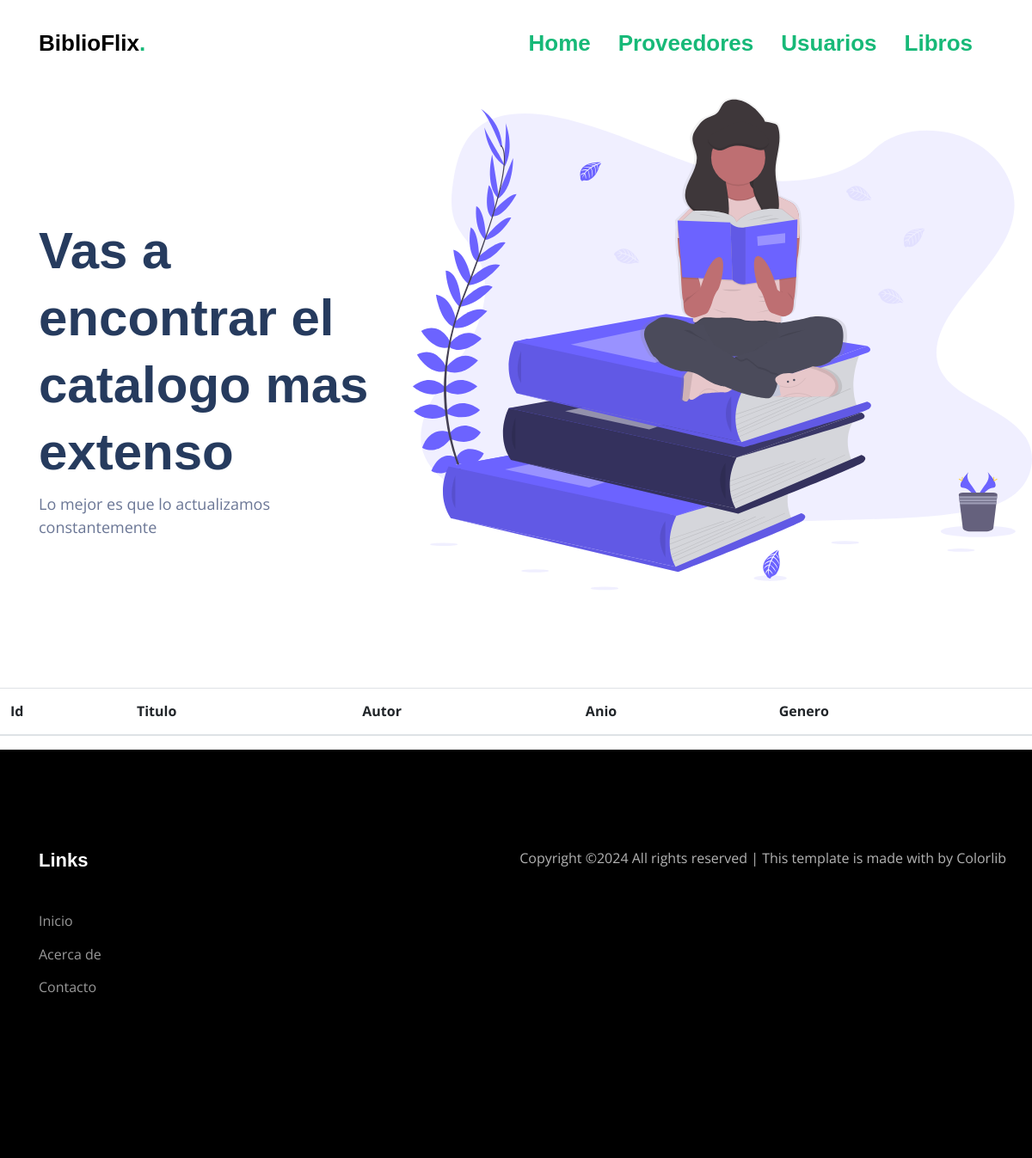
Page /libros/ on the earlier database version.
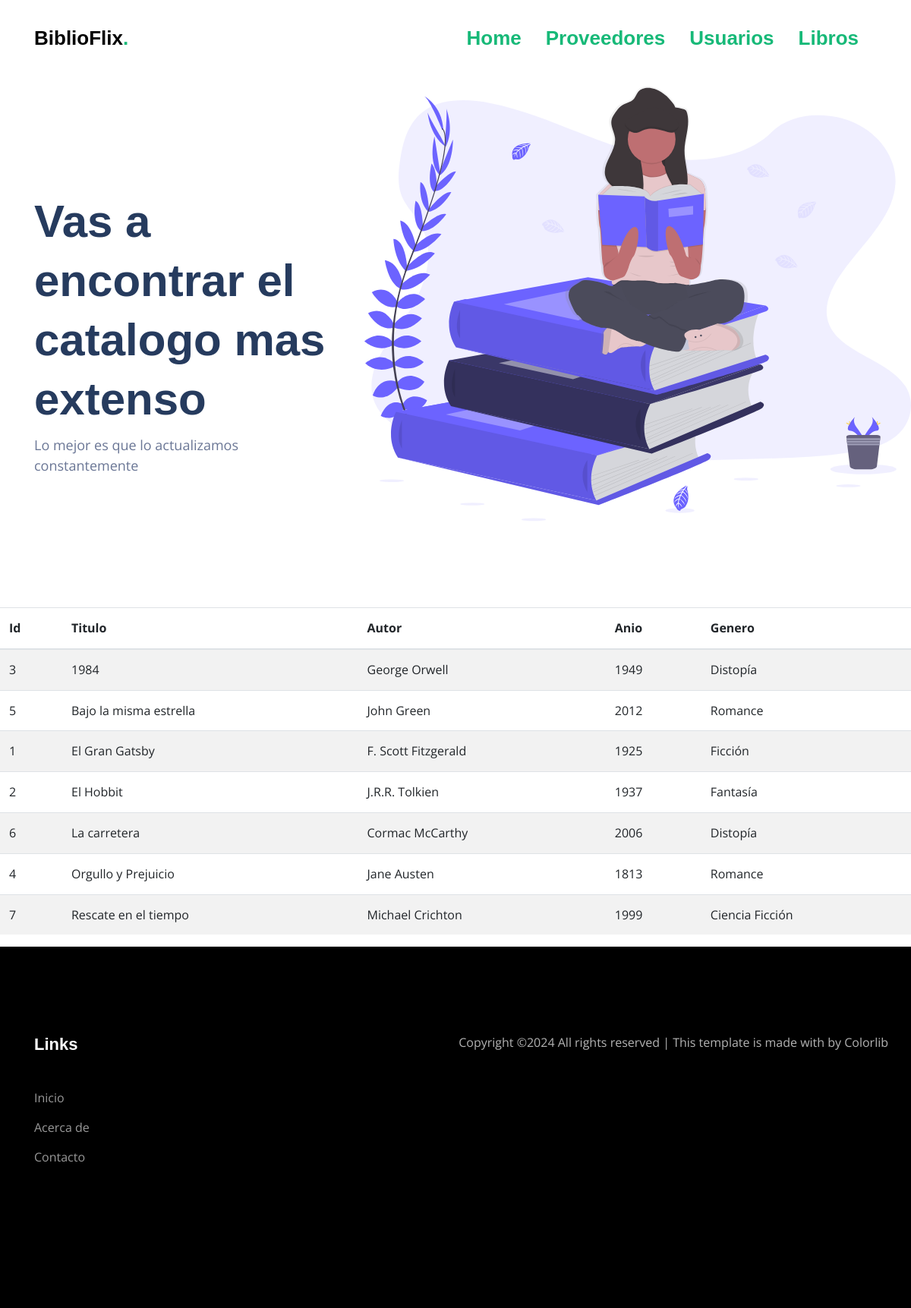
Same page on the later database version.
### negocio/models.py (models this page shows, shortened)
class Libro(models.Model):
    titulo = models.CharField(max_length=200)
    autor = models.CharField(max_length=100)
    anio = models.IntegerField()
    genero = models.CharField(max_length=100)
    class Meta:
        ordering = ["titulo", "autor"]

### negocio/views.py (the view)
# urls.py: path('libros/', libros, name="libros"),
def libros(request):
    libros = Libro.objects.all()
    contexto = {"libros": libros}
    return render(request, "negocio/libros.html", contexto)

### negocio/templates/negocio/libros.html
{% extends "negocio/index.html" %}
{% block titulo %}
<span>
<h1>Vas a encontrar el catalogo mas extenso</h1>
<p>Lo mejor es que lo actualizamos constantemente</p>
</span>
{% endblock titulo %}
{% block contenido %}
<table class="table table-striped">
    <thead>
        <tr>
            <th>Id</td>
            <th>Titulo</td>
            <th>Autor</th>
            <th>Anio</th>
            <th>Genero</th>
        </tr>
    </thead>
    <tbody>
    {% for l in libros %}
        <tr>
            <td>{{ l.id }}</td>
            <td>{{ l.titulo }}</td>
            <td>{{ l.autor }}</td>
            <td>{{ l.anio }}</td>
            <td>{{ l.genero }}</td>
        </tr>
    {% endfor %}
    </tbody>
</table>
{% endblock contenido %}

### negocio/templates/negocio/index.html (shortened to what this page needs)
<!DOCTYPE html>
<html lang="es">
  <head>
	{% load static %}
		<link rel="stylesheet" href="https://stackpath.bootstrapcdn.com/font-awesome/4.7.0/css/font-awesome.min.css'">
    <link rel="stylesheet" href="{% static 'css/animate.css' %}">
    <link rel="stylesheet" href="{% static 'css/owl.carousel.min.css' %}">
    <link rel="stylesheet" href="{% static 'css/owl.theme.default.min.css' %}">
    <link rel="stylesheet" href="{% static 'css/magnific-popup.css' %}">
    <link rel="stylesheet" href="{% static 'css/flaticon.css' %}">
    <link rel="stylesheet" href="{% static 'css/style.css' %}">
  </head>
  <body data-spy="scroll" data-target=".site-navbar-target" data-offset="300">
    <nav class="navbar navbar-expand-lg navbar-dark ftco_navbar ftco-navbar-light site-navbar-target" id="ftco-navbar">
	    <div class="container">
	      <a class="navbar-brand" href="{% url 'home' %}">BiblioFlix<span>.</span></a>
	      <div class="collapse navbar-collapse" id="ftco-nav">
	        <ul class="navbar-nav nav ml-auto">
	          <li class="navbar-brand"><a href="{% url 'home' %}" class="nav-link"><span>Home</a>
	          <li class="navbar-brand"><a href="{% url 'proveedores' %}" class="nav-link"><span>Proveedores</a>
	          <li class="navbar-brand"><a href="{% url 'usuarios' %}" class="nav-link"><span>Usuarios</a>
	          <li class="navbar-brand"><a href="{% url 'libros' %}" class="nav-link"><span>Libros</a></li>
	        </ul>
	      </div>
	    </div>
	  </nav>
	  <section class="hero-wrap js-fullheight">
      <div class="container-fluid px-0">
      	<div class="row d-md-flex no-gutters slider-text align-items-center js-fullheight justify-content-end">
	      	<img class="one-third js-fullheight align-self-end order-md-last img-fluid" src="{% static 'images/undraw_book_lover_mkck.svg' %}" alt="">
	        <div class="one-forth d-flex align-items-center ftco-animate js-fullheight">
	        	<div class="text mt-5">
					{% block titulo %}{% endblock titulo %}
	          </div>
	        </div>
	    	</div>
      </div>
    </section>
					{% block contenido %}
					{% endblock contenido %}
    <footer class="ftco-footer ftco-section">
      <div class="container">
        <div class="row mb-5">
          <div class="col-md">
            <div class="ftco-footer-widget mb-4">
              <h2 class="ftco-heading-2">Links</h2>
              <ul class="list-unstyled">
                <li><a href="#"></span>Inicio</a></li>
                <li><a href="#"></span>Acerca de</a></li>
                <li><a href="#"></span>Contacto</a></li>
              </ul>
            </div>
          </div>
            <p>
  Copyright &copy;<script>document.write(new Date().getFullYear());</script> All rights reserved | This template is made with  by <a href="https://colorlib.com" target="_blank">Colorlib</a>
  </p>
          </div>
        </div>
    </footer>
  </body>
</html>

Differences in the rows shown:
added Libro: id "3", titulo "1984", autor "George Orwell", anio "1949", genero "Distop­ía"
added Libro: id "5", titulo "Bajo la misma estrella", autor "John Green", anio "2012", genero "Romance"
added Libro: id "1", titulo "El Gran Gatsby", autor "F. Scott Fitzgerald", anio "1925", genero "Ficción"
added Libro: id "2", titulo "El Hobbit", autor "J.R.R. Tolkien", anio "1937", genero "Fantasía"
added Libro: id "6", titulo "La carretera", autor "Cormac McCarthy", anio "2006", genero "Distopía"
added Libro: id "4", titulo "Orgullo y Prejuicio", autor "Jane Austen", anio "1813", genero "Romance"
added Libro: id "7", titulo "Rescate en el tiempo", autor "Michael Crichton", anio "1999", genero "Ciencia Ficción"
